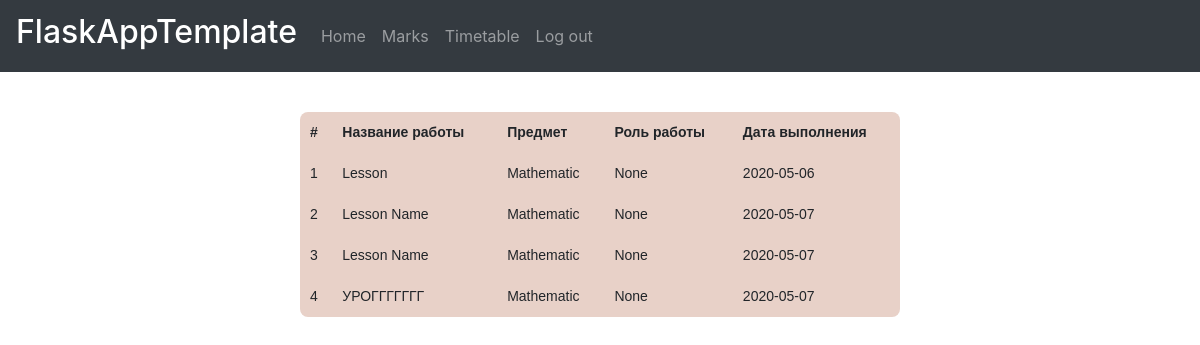
The page /marks (signed in) on the database its author committed.
### data/models/lessons.py (models this page shows)
class Lessons(SqlAlchemyBase, SerializerMixin):
    __tablename__ = 'lessons'
    id = sa.Column('id', sa.Integer, autoincrement=True, primary_key=True)
    title = sa.Column('title', sa.String, nullable=True)
    to_subject = sa.Column('to_subject', sa.Integer, sa.ForeignKey("subjects.id"), nullable=True)
    to_task = sa.Column('to_task', sa.Integer, sa.ForeignKey("tasks.id"), nullable=True)
    to_class = sa.Column('to_class', sa.Integer, sa.ForeignKey("a_classes.id"), nullable=True)
    role = sa.Column('role', sa.String, nullable=True)
    lesson_date = sa.Column('lesson_date', sa.Date, nullable=True)
    author = sa.Column('author', sa.String, sa.ForeignKey("teachers.id"), nullable=True)
    completed_by = sa.Column('completed_by', sa.String, nullable=True)
    lesson_file = sa.Column('lesson_file', sa.String, nullable=True)
    subjects = sa.orm.relation("Subjects", foreign_keys=[to_subject])
    tasks = sa.orm.relation("Tasks", foreign_keys=[to_task])
    teachers = sa.orm.relation("Teachers", foreign_keys=[author])
    a_classes = sa.orm.relation("AClasses", foreign_keys=[to_class])

### data/models/subjects.py (models this page shows)
class Subjects(SqlAlchemyBase):
    __tablename__ = 'subjects'
    id = sa.Column('id', sa.Integer, autoincrement=True, primary_key=True)
    subjects = sa.Column('subject_name', sa.Integer, nullable=True)
    teachers = sa.orm.relation("Teachers")
    tasks = sa.orm.relation("Tasks")
    lessons = sa.orm.relation("Lessons")

### main.py (the view)
@app.route('/marks')
def marks():
    if current_user.role == "Teacher":
        return redirect("/")
    if not current_user.is_authenticated:
        return redirect('/login')
    shadow = find_shadow(current_user)
    session = create_session()
    cmpl = [ls for ls in session.query(Lessons).all() if
            ls.completed_by is not None and str(shadow.id) in ls.completed_by.split(', ')]
    return render_template('marks.html', lessons=cmpl)

### data/db_session.py (called while the page is built)
def create_session() -> Session:
    global __factory
    return __factory()

### main.py (called while the page is built)
def find_shadow(user):
    session = create_session()
    if user.role == 'Student':
        return session.query(Students).filter(Students.user_id == user.id).first()
    elif user.role == 'Teacher':
        return session.query(Teachers).filter(Teachers.user_id == user.id).first()

@login_manager.user_loader
def load_user(user_id):
    session = create_session()
    return session.query(Users).get(user_id)

### templates/marks.html (shortened to what this page needs)
{% extends "base.html" %}
{% block content %}
<table class="my_table">
    <tr>
        <th>#</th>
        <th>Название работы</th>
        <th>Предмет</th>
        <th>Роль работы</th>
        <th>Дата выполнения</th>
    </tr>
    {% for lesson in lessons %}
        <tr>
            <td scope="row">{{ loop.index }}</td>
            <td>{{ lesson.title }}</td>
            <td>{{ lesson.subjects.subjects }}</td>
            <td>{{ lesson.role }}</td>
            <td>{{ lesson.lesson_date }}</td>
        </tr>
    {% endfor %}
</table>
{% endblock %}

### templates/base.html (shortened to what this page needs)
<!DOCTYPE html>
<html lang="en">
<head>
    <link rel="stylesheet"
          href="https://stackpath.bootstrapcdn.com/bootstrap/4.4.1/css/bootstrap.min.css"
>
</head>
<body>
    <nav class="navbar navbar-expand-lg navbar-dark bg-dark">
        <a class="navbar-brand" href="#"><h2>FlaskAppTemplate</h2></a>
        <div class="collapse navbar-collapse" id="navbarNav">
            <ul class="navbar-nav">
            <li class="nav-item">
                <a class="nav-link" href="/home">Home</a>
            </li>
            {% if current_user.role == "Student"%}
            <li class="nav-item">
                <a class="nav-link" href="/marks">Marks</a>
            </li>
            <li class="nav-item">
                <a class="nav-link" href="/timetable">Timetable</a>
            </li>
            {% endif %}
            <li class="nav-item">
                <a class="nav-link" href="/logout">Log out</a>
            </li>
            </ul>
        </div>
    </nav>
    {% block content %}{% endblock %}
</body>
</html>

### templates/marks.html (style rules this page uses)
table { font-family: "Lucida Sans Unicode", "Lucida Grande", Sans-Serif; font-size: 14px; margin-top: 40px; margin-left: auto; margin-right: auto; background: #e8d1c8; max-width: 50%; width: 50%; border-collapse: collapse; border-radius: 8px 8px 8px 8px; }
td, th { padding: 10px; }

### rows shown on the page
Lessons: title "Lesson", subjects.subjects "Mathematic", role "None", lesson_date "2020-05-06"
Lessons: title "Lesson Name", subjects.subjects "Mathematic", role "None", lesson_date "2020-05-07"
Lessons: title "Lesson Name", subjects.subjects "Mathematic", role "None", lesson_date "2020-05-07"
Lessons: title "УРОГГГГГГГ", subjects.subjects "Mathematic", role "None", lesson_date "2020-05-07"
